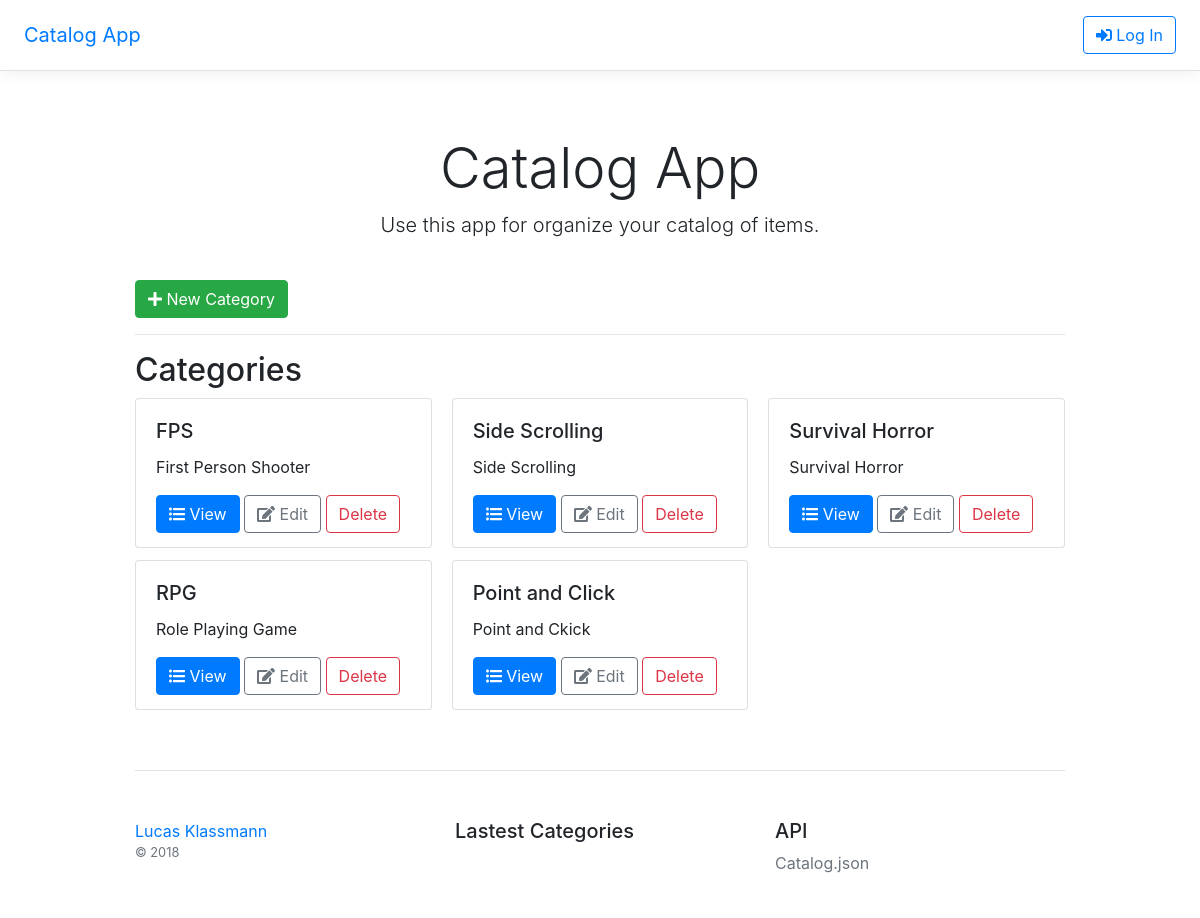
Before: / with the older database file.
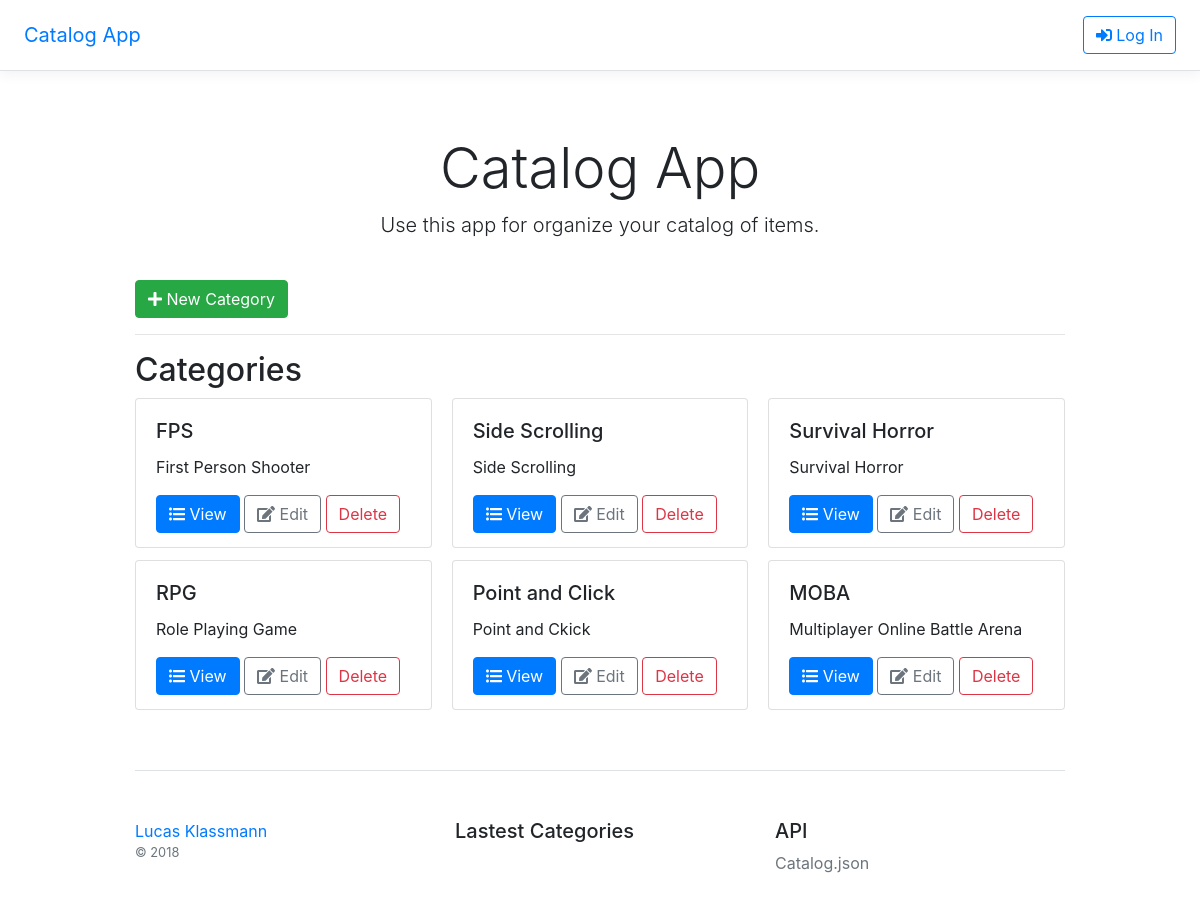
After: the same page with the newer database file.
### database.py (models this page shows, shortened)
class Category(Base):
    __tablename__ = 'category'
    id = Column(Integer, primary_key = True)
    name = Column(String(200), nullable = False)
    description = Column(Text())
    items = relationship("Item", back_populates="category")

### app.py (the view)
@app.route('/')
def index():
    categories = session.query(Category).all()
    return render_template('index.html', categories=categories)

### templates/index.html
{% extends "base.html" %}
{% block content %}
<div class="row">
    <div class="col-md-12">
        <a class="btn btn-success" href="/category/new/"><i class="fas fa-plus"></i> New Category</a>
    </div>
</div>
<div class="row">
    <div class="col-md-12">
        <hr>
    </div>
</div>
<div class="row">
    <div class="col-md-12">
        <h2>Categories</h2>
        <div class="card-columns">
        {% for c in categories %}
            <div style="height: 150px;" class="card">
                <div class="card-body">
                <h5 class="card-title">{{ c.name }}</h5>
                <p class="card-text">{{ c.description }}</p>
                <a href="/category/{{ c.id }}" class="btn btn-primary"><i class="fas fa-list-ul"></i> View</a>
                <a href="/category/{{ c.id }}/edit/" class="btn btn-outline-secondary"><i class="fas fa-edit"></i> Edit</a>
                <a href="#" class="btn btn-outline-danger">Delete</a>
                </div>
            </div>
        {% endfor %}
        </div>
    </div>
</div>
{% endblock %}

### templates/base.html (shortened to what this page needs)
<!doctype html>
<html lang="en">
  <head>
    <link href="{{ url_for('static', filename='bootstrap/css/bootstrap.min.css') }}" rel="stylesheet">
    <link href="{{ url_for('static', filename='styles.css') }}" rel="stylesheet">
  </head>
  <body>
    <div class="d-flex flex-column flex-md-row align-items-center p-3 px-md-4 mb-3 bg-white border-bottom box-shadow">
      <h5 class="my-0 mr-md-auto font-weight-normal">
          <a href="/">Catalog App</a>
        </h5>
      <a class="btn btn-outline-primary" href="/login"><i class="fas fa-sign-in-alt"></i> Log In</a>
    </div>
    <div class="catalog-header px-3 py-3 pt-md-5 pb-md-4 mx-auto text-center">
      <h1 class="display-4">Catalog App</h1>
      <p class="lead">Use this app for organize your catalog of items.</p>
    </div>
    <div class="container">
        {% block content %}{% endblock %}
        <footer class="pt-4 my-md-5 pt-md-5 border-top">
        <div class="row">
            <div class="col-12 col-md">
            <a href="https://github.com/klassmann">Lucas Klassmann</a>
            <small class="d-block mb-3 text-muted">&copy; 2018</small>
            </div>
            <div class="col-6 col-md">
            <h5>Lastest Categories</h5>
            </div>
            <div class="col-6 col-md">
            <h5>API</h5>
            <ul class="list-unstyled text-small">
                <li><a class="text-muted" href="/catalog.json">Catalog.json</a></li>
            </ul>
            </div>
        </div>
        </footer>
    </div>
  </body>
</html>

### static/styles.css (style rules this page uses)
html { font-size: 14px; }
@media (min-width: 768px) { html { font-size: 16px; } }
.container { max-width: 960px; }
.catalog-header { max-width: 700px; }
.border-top { border-top: 1px solid #e5e5e5; }
.border-bottom { border-bottom: 1px solid #e5e5e5; }
.box-shadow { box-shadow: 0 .25rem .75rem rgba(0, 0, 0, .05); }

Changed rows visible on the page:
added Category: name "MOBA", description "Multiplayer Online Battle Arena"
